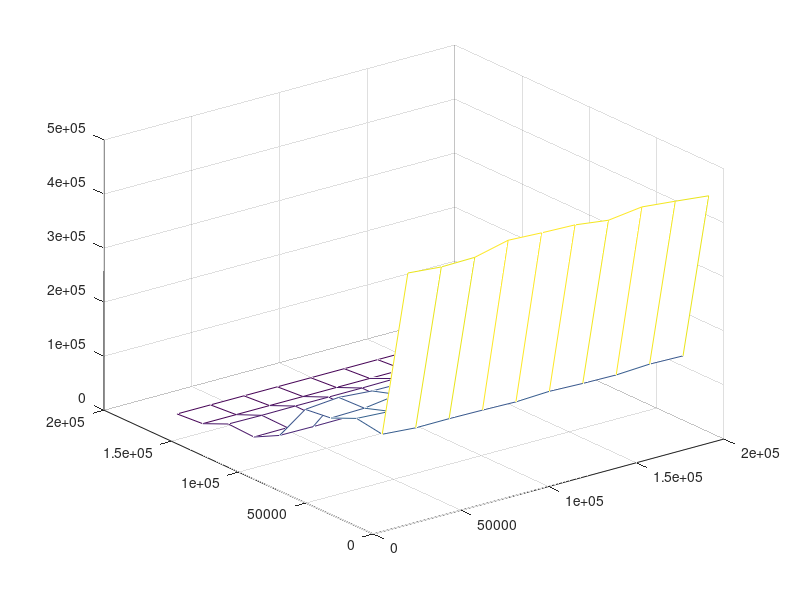

Write MATLAB code to recreate this figure.
xx = [193631,174576,155521,136466,117411,98356,79301,60246,41191,22136,;193632,174577,155522,136467,117412,98357,79302,60247,41192,22137,;193633,174578,155523,136468,117413,98358,79303,60248,41193,22138,;193634,174579,155524,136469,117414,98359,79304,60249,41194,22139,;193635,174580,155525,136470,117415,98360,79305,60250,41195,22140,;193636,174581,155526,136471,117416,98361,79306,60251,41196,22141,;193637,174582,155527,136472,117417,98362,79307,60252,41197,22142,;193638,174583,155528,136473,117418,98363,79308,60253,41198,22143,;193639,174584,155529,136474,117419,98364,79309,60254,41199,22144,;193640,174585,155530,136475,117420,98365,79310,60255,41200,22145,;]
yy = [3091,3090,3089,3088,3087,3086,3085,3084,3083,3082,;22146,22145,22144,22143,22142,22141,22140,22139,22138,22137,;41201,41200,41199,41198,41197,41196,41195,41194,41193,41192,;60256,60255,60254,60253,60252,60251,60250,60249,60248,60247,;79311,79310,79309,79308,79307,79306,79305,79304,79303,79302,;98366,98365,98364,98363,98362,98361,98360,98359,98358,98357,;117421,117420,117419,117418,117417,117416,117415,117414,117413,117412,;136476,136475,136474,136473,136472,136471,136470,136469,136468,136467,;155531,155530,155529,155528,155527,155526,155525,155524,155523,155522,;174586,174585,174584,174583,174582,174581,174580,174579,174578,174577,;]
zz = [452061,458801,464958,457058,465222,467237,470276,455399,454368,459912,;134077,135579,132273,133291,135471,132685,134183,135061,134882,139782,;146013,148207,142737,146444,145182,158854,146111,141526,143611,147243,;127998,132017,132549,126465,126855,130935,131614,136068,127609,126137,;119096,123167,121245,119185,118539,119567,120228,120923,125720,120309,;50291.4,51127.1,49139.1,50065.2,50152.7,49818.5,50627.2,50222.8,49824.4,50311.6,;25722.4,25703.2,26174.4,25859.1,25657.4,26274.9,25830.5,26646,26094.6,25544.4,;27110.9,28003.1,27425.9,27073.2,28176.4,27425.1,27409.8,27548.8,27138.6,27808.1,;7404.91,7321.22,7300.11,6528.9,6570.89,6589.34,6560.69,6612.17,6591.41,6587.81,;2731.99,2725.65,2688.49,2745.43,2746.52,2749.04,2736.2,2771.79,2764.86,2777.56,;]
mesh(xx,yy,zz)
